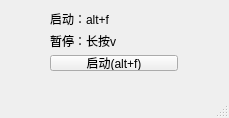
<?xml version="1.0" encoding="UTF-8"?>
<ui version="4.0">
 <class>MainWindow</class>
 <widget class="QMainWindow" name="MainWindow">
  <property name="geometry">
   <rect>
    <x>0</x>
    <y>0</y>
    <width>229</width>
    <height>118</height>
   </rect>
  </property>
  <property name="windowTitle">
   <string>MainWindow</string>
  </property>
  <widget class="QWidget" name="centralwidget">
   <widget class="QWidget" name="">
    <property name="geometry">
     <rect>
      <x>50</x>
      <y>10</y>
      <width>128</width>
      <height>61</height>
     </rect>
    </property>
    <layout class="QVBoxLayout" name="verticalLayout">
     <item>
      <widget class="QLabel" name="label">
       <property name="text">
        <string>启动：alt+f</string>
       </property>
      </widget>
     </item>
     <item>
      <widget class="QLabel" name="label_2">
       <property name="text">
        <string>暂停：长按v</string>
       </property>
      </widget>
     </item>
     <item>
      <widget class="QPushButton" name="pushButton">
       <property name="text">
        <string>启动(alt+f)</string>
       </property>
      </widget>
     </item>
    </layout>
   </widget>
  </widget>
  <widget class="QMenuBar" name="menubar">
   <property name="geometry">
    <rect>
     <x>0</x>
     <y>0</y>
     <width>229</width>
     <height>22</height>
    </rect>
   </property>
  </widget>
  <widget class="QStatusBar" name="statusbar"/>
 </widget>
 <resources/>
 <connections/>
</ui>
